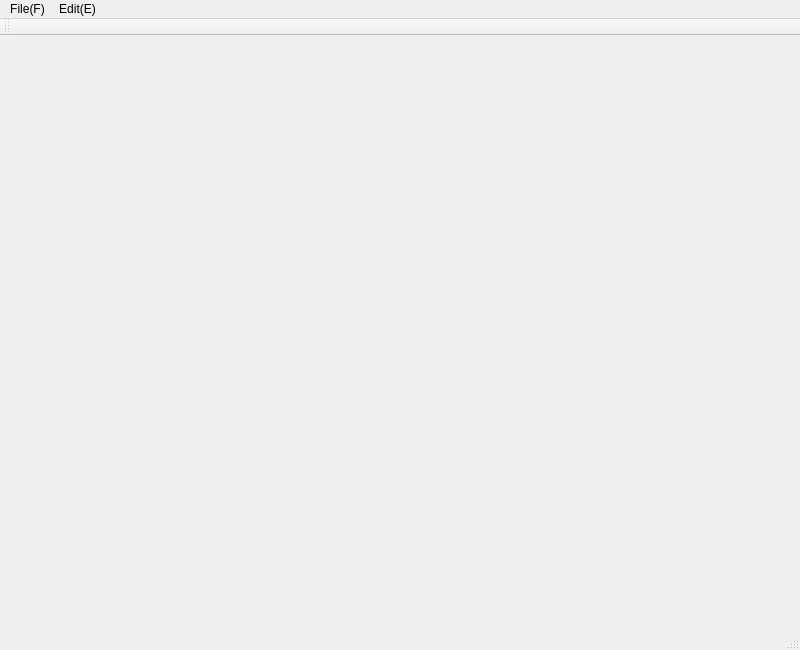
<?xml version="1.0" encoding="UTF-8"?>
<ui version="4.0">
 <class>myQt2020Class</class>
 <widget class="QMainWindow" name="myQt2020Class">
  <property name="geometry">
   <rect>
    <x>0</x>
    <y>0</y>
    <width>800</width>
    <height>650</height>
   </rect>
  </property>
  <property name="windowTitle">
   <string>myQt2020</string>
  </property>
  <widget class="QWidget" name="centralWidget"/>
  <widget class="QMenuBar" name="menuBar">
   <property name="geometry">
    <rect>
     <x>0</x>
     <y>0</y>
     <width>800</width>
     <height>23</height>
    </rect>
   </property>
   <widget class="QMenu" name="menuFile_F">
    <property name="title">
     <string>File(F)</string>
    </property>
    <addaction name="actionNew_N"/>
    <addaction name="actionOpen_O"/>
    <addaction name="separator"/>
    <addaction name="actionSave_S"/>
   </widget>
   <widget class="QMenu" name="menuEdit">
    <property name="title">
     <string>Edit(E)</string>
    </property>
    <addaction name="actionLine_Edit"/>
    <addaction name="separator"/>
    <addaction name="actionCurve_Edit"/>
   </widget>
   <addaction name="menuFile_F"/>
   <addaction name="menuEdit"/>
  </widget>
  <widget class="QToolBar" name="mainToolBar">
   <attribute name="toolBarArea">
    <enum>TopToolBarArea</enum>
   </attribute>
   <attribute name="toolBarBreak">
    <bool>false</bool>
   </attribute>
  </widget>
  <widget class="QStatusBar" name="statusBar">
   <property name="autoFillBackground">
    <bool>false</bool>
   </property>
  </widget>
  <action name="actionNew_N">
   <property name="icon">
    <iconset resource="myqt2020.qrc">
     <normaloff>:/myQt2020/images/new.png</normaloff>:/myQt2020/images/new.png</iconset>
   </property>
   <property name="text">
    <string>New(N)</string>
   </property>
  </action>
  <action name="actionOpen_O">
   <property name="icon">
    <iconset resource="myqt2020.qrc">
     <normaloff>:/myQt2020/images/open.png</normaloff>:/myQt2020/images/open.png</iconset>
   </property>
   <property name="text">
    <string>Open(O)</string>
   </property>
  </action>
  <action name="actionSave_S">
   <property name="icon">
    <iconset resource="myqt2020.qrc">
     <normaloff>:/myQt2020/images/save.png</normaloff>:/myQt2020/images/save.png</iconset>
   </property>
   <property name="text">
    <string>Save(S)</string>
   </property>
  </action>
  <action name="actionLine_Edit">
   <property name="icon">
    <iconset resource="myqt2020.qrc">
     <normaloff>:/myQt2020/images/tool.png</normaloff>:/myQt2020/images/tool.png</iconset>
   </property>
   <property name="text">
    <string>Line Edit</string>
   </property>
  </action>
  <action name="actionCurve_Edit">
   <property name="icon">
    <iconset resource="myqt2020.qrc">
     <normaloff>:/myQt2020/images/rotate.png</normaloff>:/myQt2020/images/rotate.png</iconset>
   </property>
   <property name="text">
    <string>Curve Edit</string>
   </property>
  </action>
 </widget>
 <layoutdefault spacing="6" margin="11"/>
 <resources>
  <include location="myqt2020.qrc"/>
 </resources>
 <connections/>
</ui>
